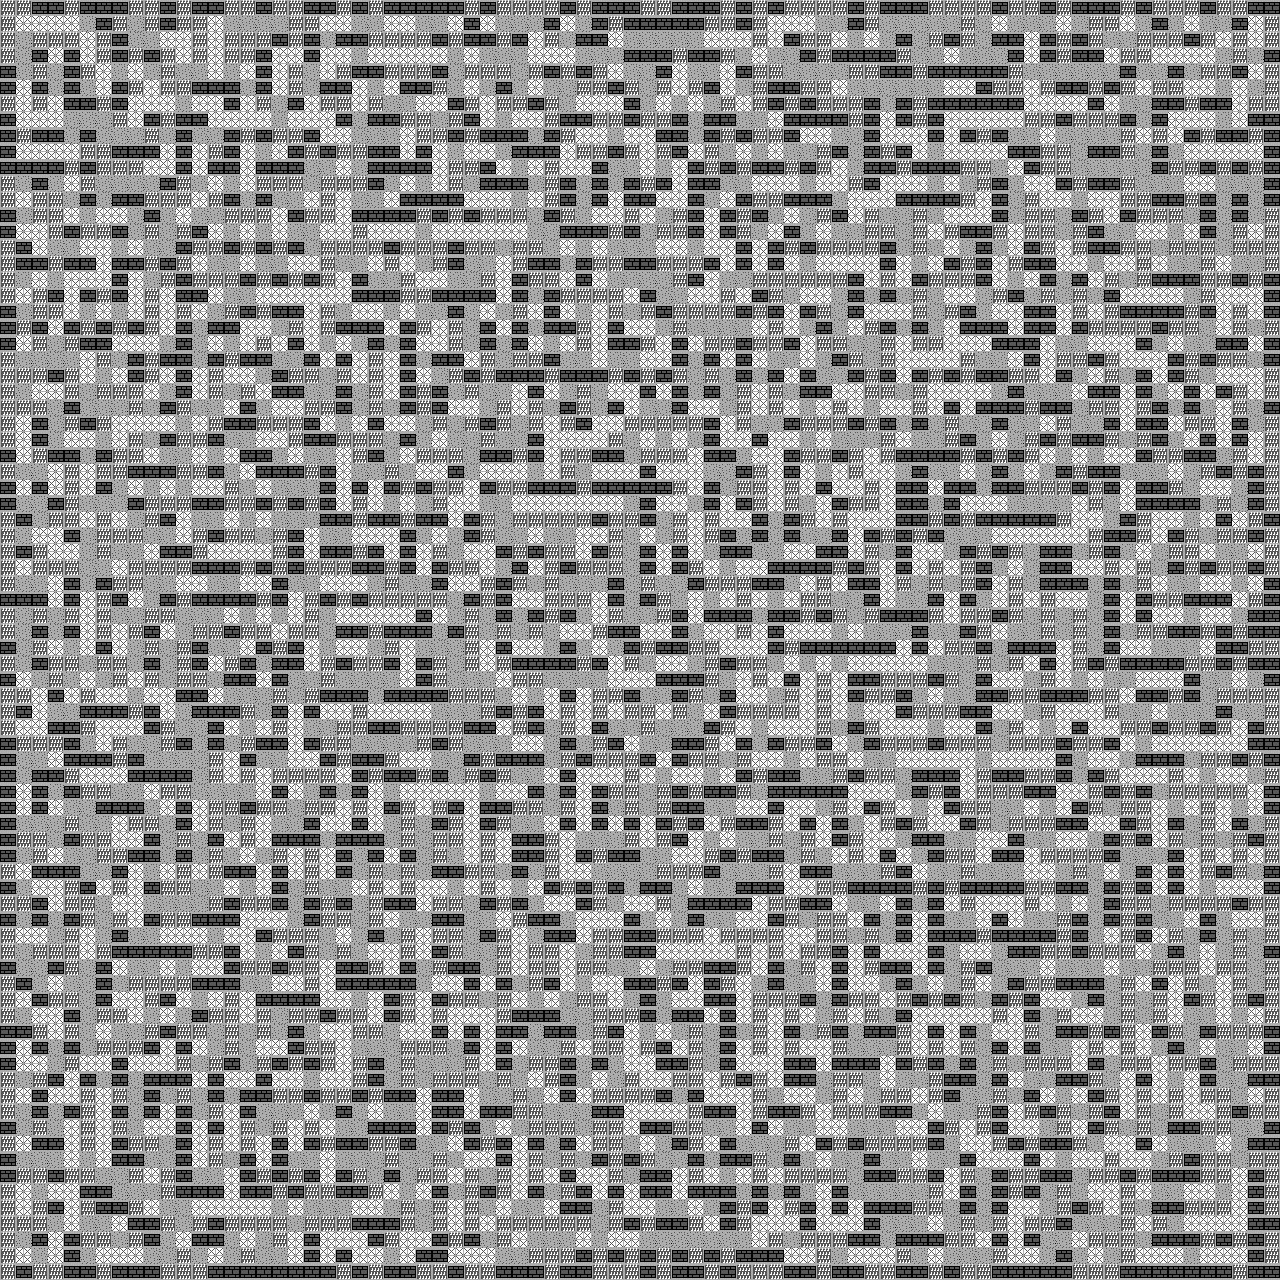

Rendered tile map (Tiled .tmx) drawn with the repository's tilesets; below, a short description and the map source with its tile grids summarised:
An orthogonal 80x80 tile map with 16x16 px tiles, 2 tile layers (floor, barriers) and 2 objects (goal, player).

<map version="2017.04.18" orientation="orthogonal" renderorder="right-down" width="80" height="80" tilewidth="16" tileheight="16" nextobjectid="3">
 <tileset firstgid="1" name="tileset" tilewidth="16" tileheight="16" tilecount="16" columns="4">
  <image source="tiles.png" width="64" height="64" />
 </tileset>
 <layer name="floor" width="80" height="80">
  <properties>
   <property name="nocollide" value="true" />
   <property name="tileset" value="tileset" />
  </properties>
  <data>[6400 cells, 6400 non-empty, 2 distinct tile ids]</data>
 </layer>
 <layer name="barriers" width="80" height="80">
  <properties>
   <property name="collide" value="true" />
   <property name="tileset" value="tileset" />
  </properties>
  <data>[6400 cells, 3424 non-empty, 2 distinct tile ids]</data>
 </layer>
 <objectgroup name="objects">
  <object id="1" name="goal" type="goal" x="624" y="496" width="16" height="16" />
  <object id="2" name="player_start" type="player" x="656" y="464" width="16" height="16" />
 </objectgroup>
</map>